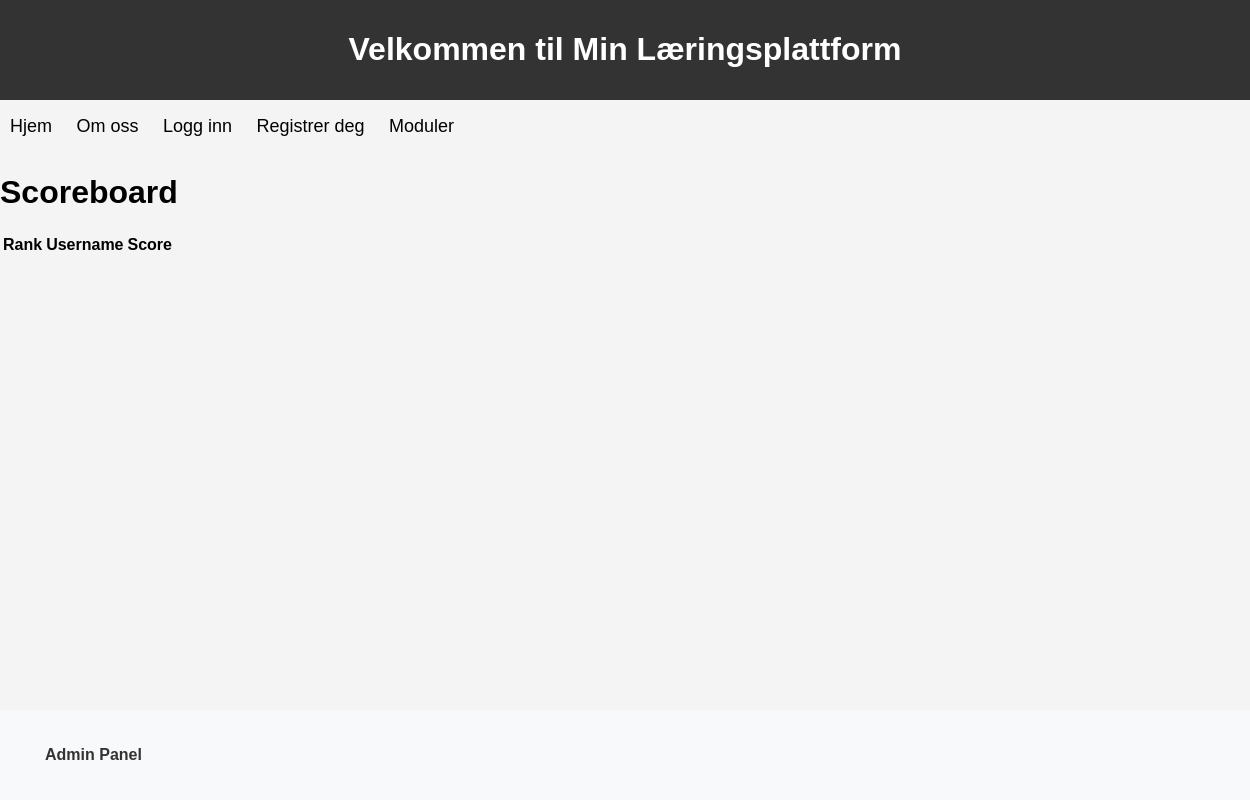
The page /scoreboard/ on the database as committed earlier.
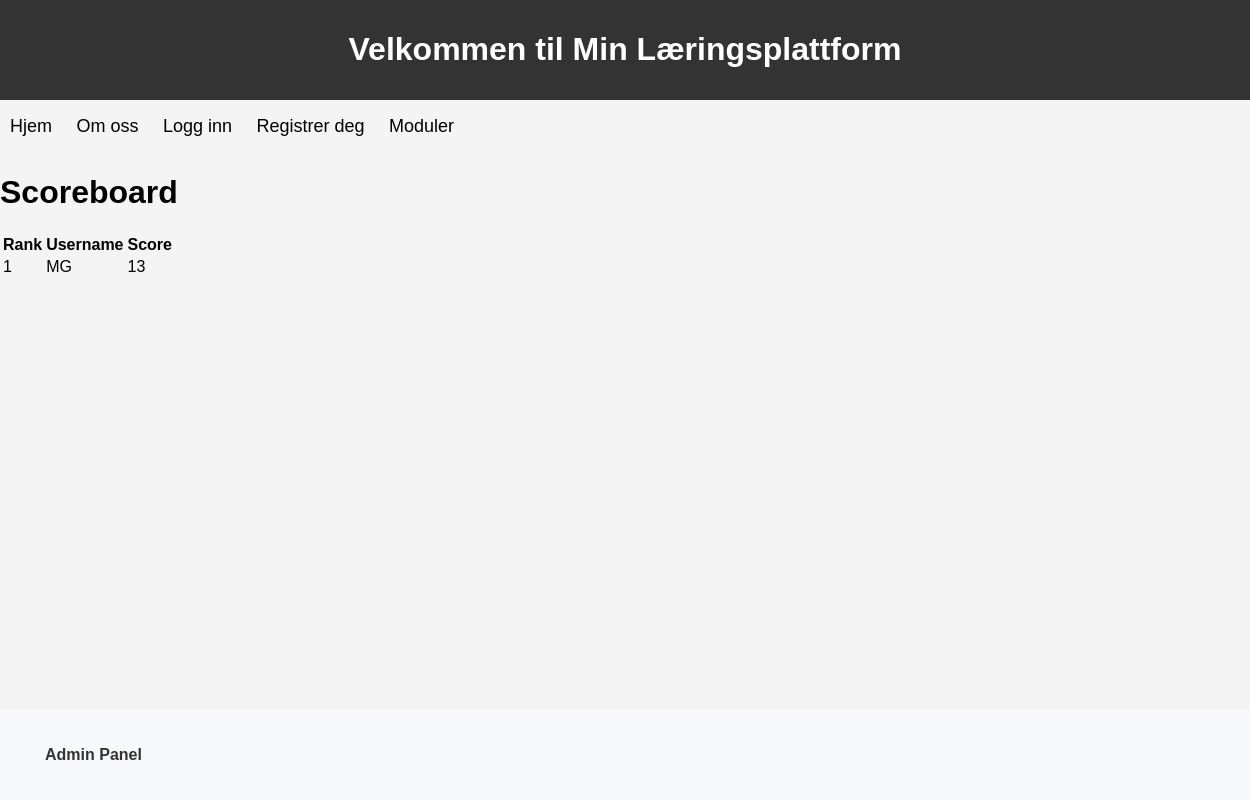
The same page on the database as committed later.
### api/models.py (models this page shows, shortened)
class UserProgression(models.Model):
    user = models.OneToOneField(get_user_model(), on_delete=models.CASCADE)
    progression_score = models.IntegerField(default=0)

### api/views.py (the view)
# urls.py: path('scoreboard/', scoreboard, name='scoreboard'),
def scoreboard(request):
    user_progressions = UserProgression.objects.all().order_by('-progression_score')
    return render(request, 'scoreboard.html', {'user_progressions': user_progressions})

### api/templates/scoreboard.html (shortened to what this page needs)
{% extends "base.html" %}
{% block content %}
<div class="scoreboard-container">
    <h1>Scoreboard</h1>
    <table class="scoreboard-table">
        <thead>
            <tr>
                <th>Rank</th>
                <th>Username</th>
                <th>Score</th>
            </tr>
        </thead>
        <tbody>
            {% for progression in user_progressions %}
            <tr>
                <td>{{ forloop.counter }}</td>
                <td>{{ progression.user.username }}</td>
                <td>{{ progression.progression_score }}</td>
            </tr>
            {% endfor %}
        </tbody>
    </table>
</div>
{% endblock %}

### api/templates/base.html (shortened to what this page needs)
<!DOCTYPE html>
<html lang="no">
<head>
    {% load static %}
    <link rel="stylesheet" type="text/css" href="{% static 'css/styles.css' %}">
</head>
<body>
    <div class="page-container">
        <header>
            <h1>Velkommen til Min Læringsplattform</h1>
        </header>
        <nav>
            <ul>
                <li><a href="{% url 'home' %}">Hjem</a></li>
                <li><a href="{% url 'about' %}">Om oss</a></li>
                {% if user.is_authenticated %}
                    <li><a href="{% url 'profile' %}">Profil</a></li>
                {% else %}
                    <li><a href="{% url 'login' %}">Logg inn</a></li>
                    <li><a href="{% url 'register' %}">Registrer deg</a></li>
                {% endif %}
                <li><a href="{% url 'module_overview' %}">Moduler</a></li>
            </ul>
        </nav>
        <div class="content">
            {% block content %}
            {% endblock %}
        </div>
        <footer class="footer">
            <div class="footer-container">
                <ul>
                    <li><a href="{% url 'admin:index' %}">Admin Panel</a></li>
                </ul>
            </div>
        </footer>
    </div>
</body>
</html>

### static/css/styles.css (style rules this page uses)
body { font-family: Arial, sans-serif; background-color: #f4f4f4; margin: 0; padding: 0; }
header { background-color: #333; color: white; padding: 10px 0; text-align: center; }
nav ul { list-style-type: none; padding: 0; }
nav ul li { display: inline; margin: 0 10px; }
nav ul li a { color: black; text-decoration: none; font-size: 18px; }
a { color: #333; }
html, body { height: 100%; margin: 0; display: flex; flex-direction: column; }
.page-container { display: flex; flex-direction: column; min-height: 100vh; }
.content { flex: 1; }
.footer { background-color: #f8f9fa; padding: 20px; text-align: left; width: 100%; margin-top: auto; }
.footer-container { max-width: 1200px; margin: 0 auto; }
.footer ul { list-style: none; padding: 0; }
.footer ul li { margin-bottom: 8px; }
.footer ul li a { text-decoration: none; color: #333; font-weight: bold; }

Rows that differ between the two databases and show on the page:
added UserProgression: user.username "MG", progression_score "13"
